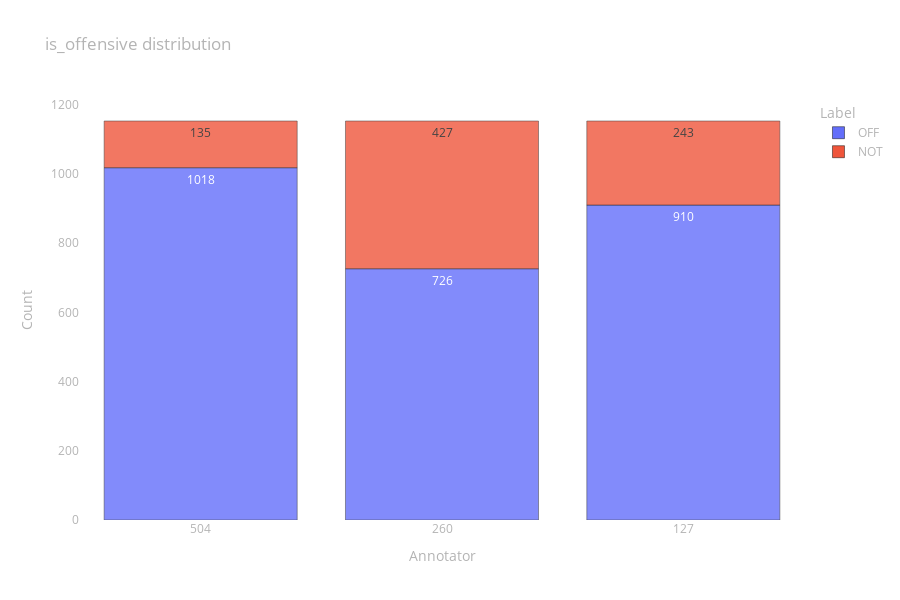

This figure's notebook cell:
### Code cell
fig = px.bar(
    data_frame=prepare_data_to_px(is_offensive),
    x="Annotator", y="Count", color="Label", opacity=0.8,
    height=600, text="Count", title="is_offensive distribution")

fig.update_layout(layout)

fig.show()

### Figure 1 — Plotly figure (JSON) as saved in the notebook; plotly's stock layout.template omitted (floating-point values rounded to 4 significant figures)
{"data": [{"alignmentgroup": "True", "hovertemplate": "Label=OFF<br>Annotator=%{x}<br>Count=%{text}<extra></extra>", "legendgroup": "OFF", "marker": {"color": "#636efa", "opacity": 0.8, "pattern": {"shape": ""}}, "name": "OFF", "offsetgroup": "OFF", "orientation": "v", "showlegend": true, "text": [1018, 726, 910], "textposition": "auto", "type": "bar", "x": [504, 260, 127], "xaxis": "x", "y": [1018, 726, 910], "yaxis": "y"}, {"alignmentgroup": "True", "hovertemplate": "Label=NOT<br>Annotator=%{x}<br>Count=%{text}<extra></extra>", "legendgroup": "NOT", "marker": {"color": "#EF553B", "opacity": 0.8, "pattern": {"shape": ""}}, "name": "NOT", "offsetgroup": "NOT", "orientation": "v", "showlegend": true, "text": [135, 427, 243], "textposition": "auto", "type": "bar", "x": [504, 260, 127], "xaxis": "x", "y": [135, 427, 243], "yaxis": "y"}], "layout": {"barmode": "relative", "font": {"color": "rgb(180,180,180)"}, "height": 600, "legend": {"title": {"text": "Label"}, "tracegroupgap": 0}, "paper_bgcolor": "rgba(0,0,0,0)", "plot_bgcolor": "rgba(0,0,0,0)", "title": {"text": "is_offensive distribution"}, "xaxis": {"anchor": "y", "domain": [0, 1], "showgrid": false, "title": {"text": "Annotator"}, "type": "category", "zeroline": false}, "yaxis": {"anchor": "x", "domain": [0, 1], "showgrid": false, "title": {"text": "Count"}, "zeroline": false}}}
